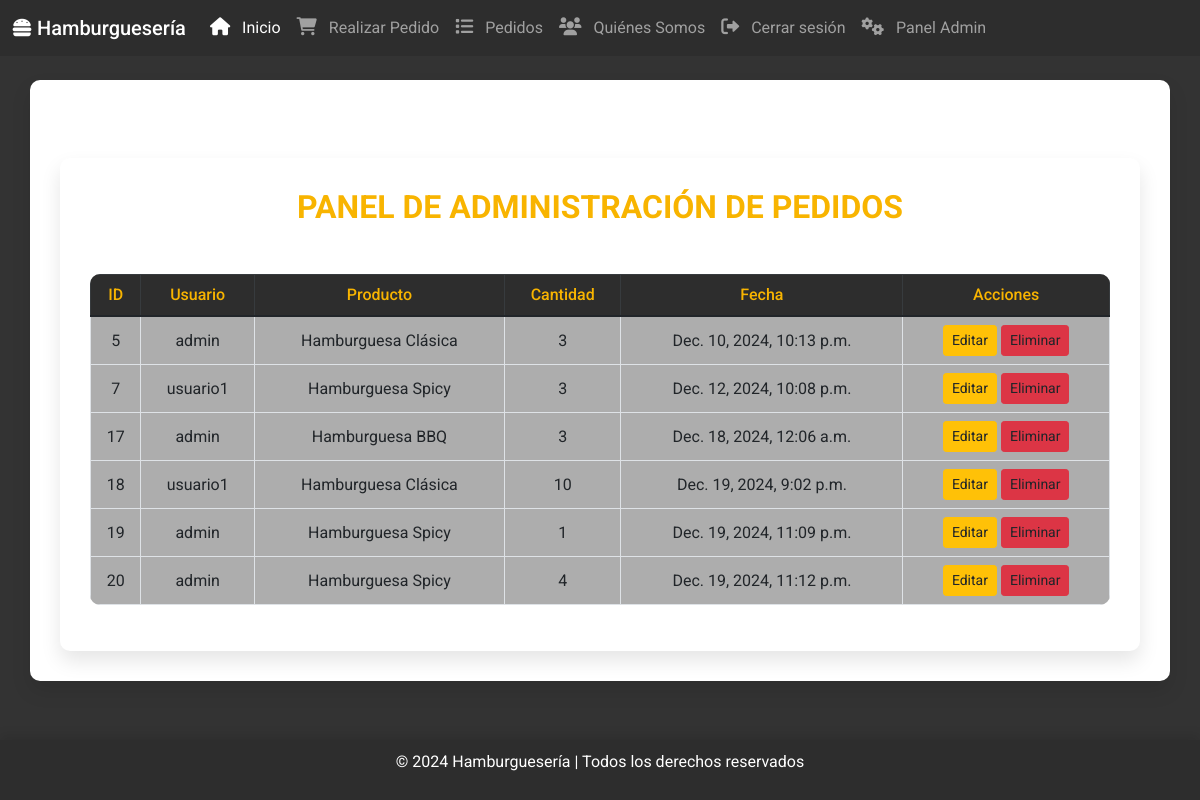
The page /pedidos/admin-panel/ (signed in) on the database as committed earlier.
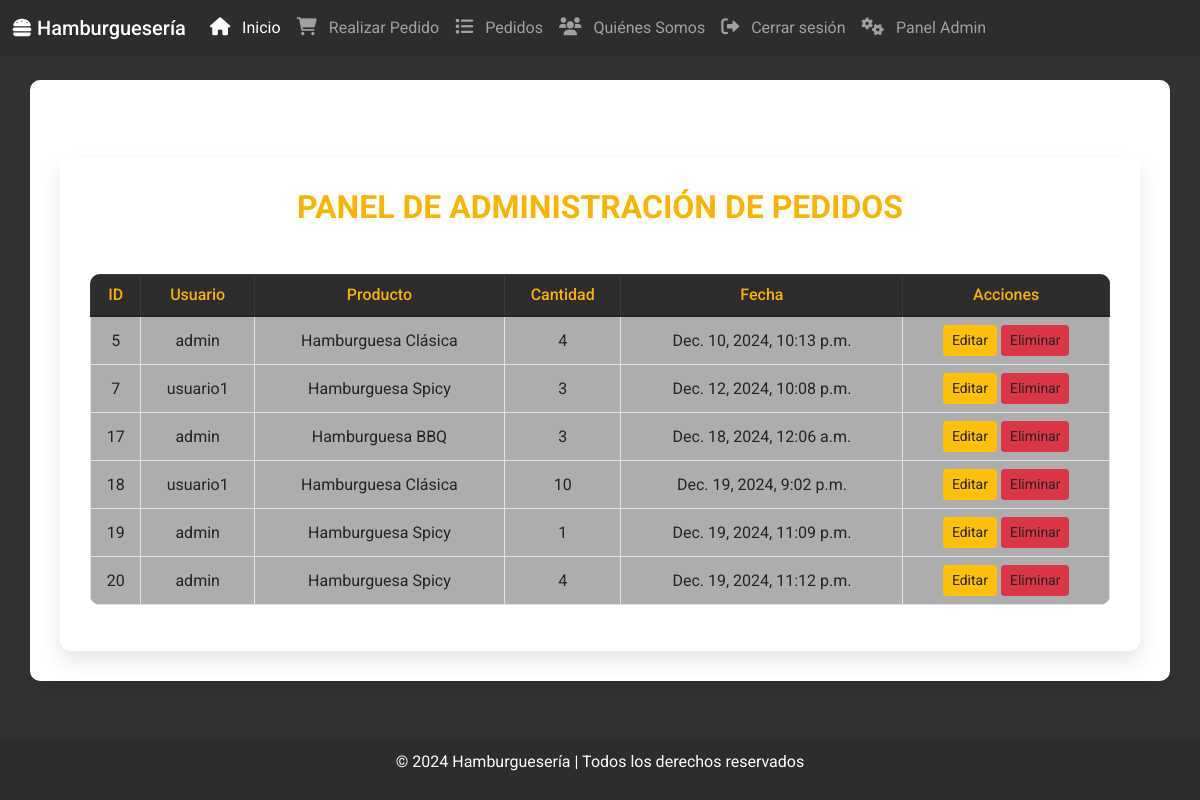
The same page on the database as committed later.
### pedidos/models.py (models this page shows, shortened)
class Pedido(models.Model):
    usuario = models.ForeignKey(User, on_delete=models.CASCADE, default=1)
    hamburguesa = models.ForeignKey(Hamburguesa, on_delete=models.CASCADE)
    cantidad = models.IntegerField()
    fecha_pedido = models.DateTimeField(auto_now_add=True)

### menu_app/models.py (models this page shows)
class Hamburguesa(models.Model):
    nombre = models.CharField(max_length=100)
    descripcion = models.TextField()
    precio = models.DecimalField(max_digits=5, decimal_places=2)
    imagen = models.ImageField(upload_to='hamburguesas/', null=True, blank=True)
    def __str__(self):
        return self.nombre

### pedidos/views.py (the view)
# urls.py: path('admin-panel/', views.admin_panel, name='admin_panel'),
@user_passes_test(is_admin)
def admin_panel(request):
    pedidos = Pedido.objects.all()
    return render(request, 'pedidos/admin_panel.html', {'pedidos': pedidos})

### pedidos/views.py (called while the page is built)
def is_admin(user):
    return user.is_authenticated and user.is_staff

### pedidos/templates/pedidos/admin_panel.html (shortened to what this page needs)
{% extends 'base.html' %}
{% block content %}
<div class="container mt-5">
    <h2 class="text-center mb-5 text-uppercase fw-bold" style="color: #f8b400;">Panel de Administración de Pedidos</h2>
    <div class="table-responsive">
        <table class="table table-hover table-bordered align-middle">
            <thead class="table-dark text-center">
                <tr>
                    <th>ID</th>
                    <th>Usuario</th>
                    <th>Producto</th>
                    <th>Cantidad</th>
                    <th>Fecha</th>
                    <th>Acciones</th>
                </tr>
            </thead>
            <tbody class="text-center">
                {% for pedido in pedidos %}
                <tr class="table-row">
                    <td>{{ pedido.id }}</td>
                    <td>{{ pedido.usuario.username }}</td>
                    <td>{{ pedido.hamburguesa }}</td>
                    <td>{{ pedido.cantidad }}</td>
                    <td>{{ pedido.fecha_pedido }}</td>
                    <td>
                        <a href="{% url 'editar_pedido' pedido.id %}" class="btn btn-warning btn-sm text-dark">Editar</a>
                        <a href="{% url 'eliminar_pedido' pedido.id %}" class="btn btn-danger btn-sm text-dark" onclick="return confirm('¿Estás seguro de eliminar este pedido?')">Eliminar</a>
                    </td>
                </tr>
                {% empty %}
                <tr>
                    <td colspan="6" class="text-danger fw-bold">No hay pedidos disponibles.</td>
                </tr>
                {% endfor %}
            </tbody>
        </table>
    </div>
</div>
{% endblock %}

Rows that differ between the two databases and show on the page:
changed Pedido "Dec. 10, 2024, 10:13 p.m.": cantidad "3" → "4"
